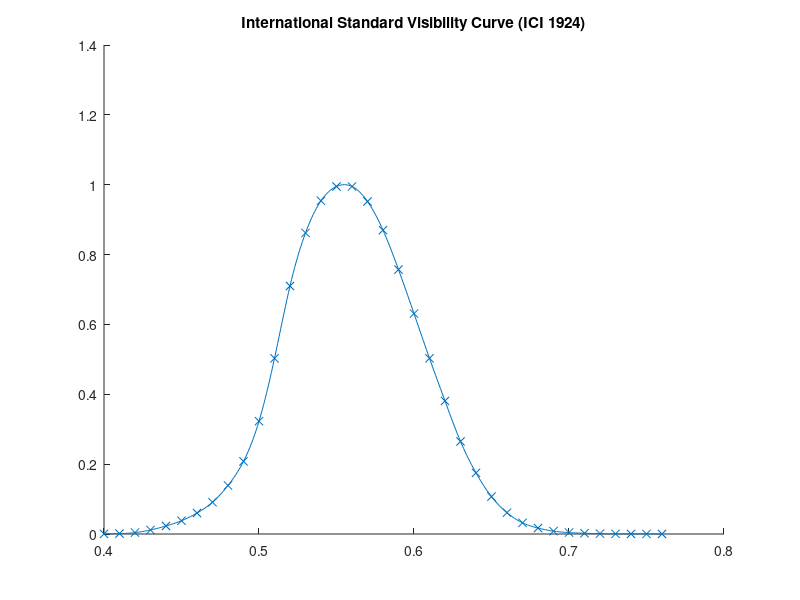
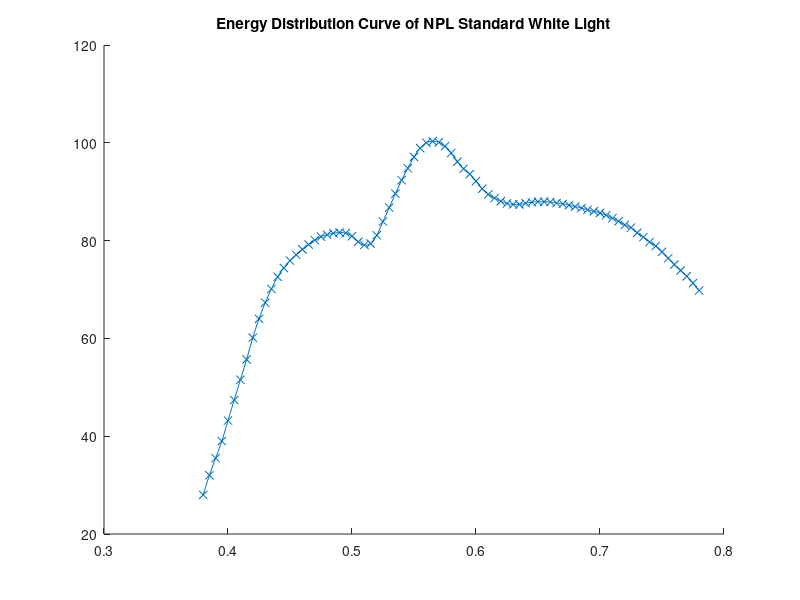
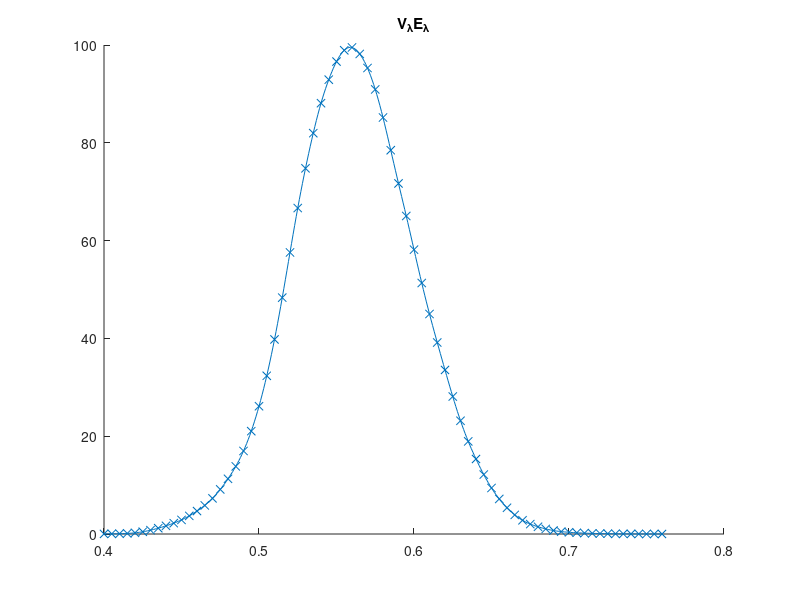

MATLAB code for these plots, in order:
close all;

% 0.40:0.01:0.76 International Standard Visibility Curve (ICI 1924)
v_lambda = [0.0004 0.0012 0.0040 0.0116 0.023 0.038 0.060 0.091 0.139 0.208 0.323 0.503 0.710 0.862 0.954 0.995 0.995 0.952 0.870 0.757 0.631 0.503 0.381 0.265 0.175 0.107 0.061 0.032 0.017 0.0082 0.0041 0.0021 0.00105 0.00052 0.00025 0.00012 0.00006];
v_lambda_idx = 0.40:0.01:0.76;
figure;
scatter(v_lambda_idx, v_lambda, 'Marker', 'x');
hold on;
v_lambda_interpolated = interp1(v_lambda_idx, v_lambda, 0.40:0.001:0.76, 'spline');
plot(0.40:0.001:0.76, v_lambda_interpolated);
title('International Standard Visibility Curve (ICI 1924)');
hold off;

% 0.38:0.005:0.78 Energy Distribution Curve of NPL Standard White Light;
% values reduced so that E=100 at \lambda = 0.56\mu
e_lambda = [28.0 32.0 35.5 39.0 43.2 47.4 51.55 55.7 60.15 64.0 67.3 70.1 72.6 74.4 75.9 77.1 78.2 79.2 80.1 80.8 81.2 81.5 81.65 81.55 80.9 79.75 79.1 79.4 81.1 83.9 86.75 89.6 92.35 94.8 97.1 98.9 100.0 100.3 100.1 99.3 97.9 96.15 94.7 93.6 92.15 90.6 89.45 88.7 88.05 87.6 87.4 87.4 87.65 87.85 87.95 87.95 87.9 87.7 87.5 87.25 86.95 86.65 86.3 86.0 85.65 85.2 84.6 83.95 83.2 82.65 81.6 80.7 79.7 78.9 77.7 76.4 75.1 73.9 72.7 71.3 69.8];
e_lambda_idx = 0.38:0.005:0.78;
figure;
scatter(e_lambda_idx, e_lambda, 'Marker', 'x');
hold on;
e_lambda_interpolated = interp1(e_lambda_idx, e_lambda, 0.38:0.001:0.78, 'spline');
plot(0.38:0.001:0.78, e_lambda_interpolated);
title('Energy Distribution Curve of NPL Standard White Light');
hold off;

% V_lambda .* E_lambda
v_lambda_e_lambda = e_lambda(find(e_lambda_idx == 0.40):find(e_lambda_idx == 0.76)) .* interp1(0.40:0.01:0.76, v_lambda, 0.40:0.005:0.76, 'spline');
figure;
scatter(0.40:0.005:0.76, v_lambda_e_lambda, 'Marker', 'x');
hold on;
v_lambda_e_lambda_interpolated = interp1(0.40:0.005:0.76, v_lambda_e_lambda, 0.40:0.001:0.76, 'spline');
plot(0.40:0.001:0.76, v_lambda_e_lambda_interpolated);
title('V_\lambdaE_\lambda');
hold off;

standard_primaries = [0.700 0.5461 0.4358];
disp(interp1(0.40:0.005:0.76, v_lambda_e_lambda, standard_primaries, 'spline'));
disp(interp1(0.40:0.01:0.76, v_lambda, standard_primaries, 'spline'));